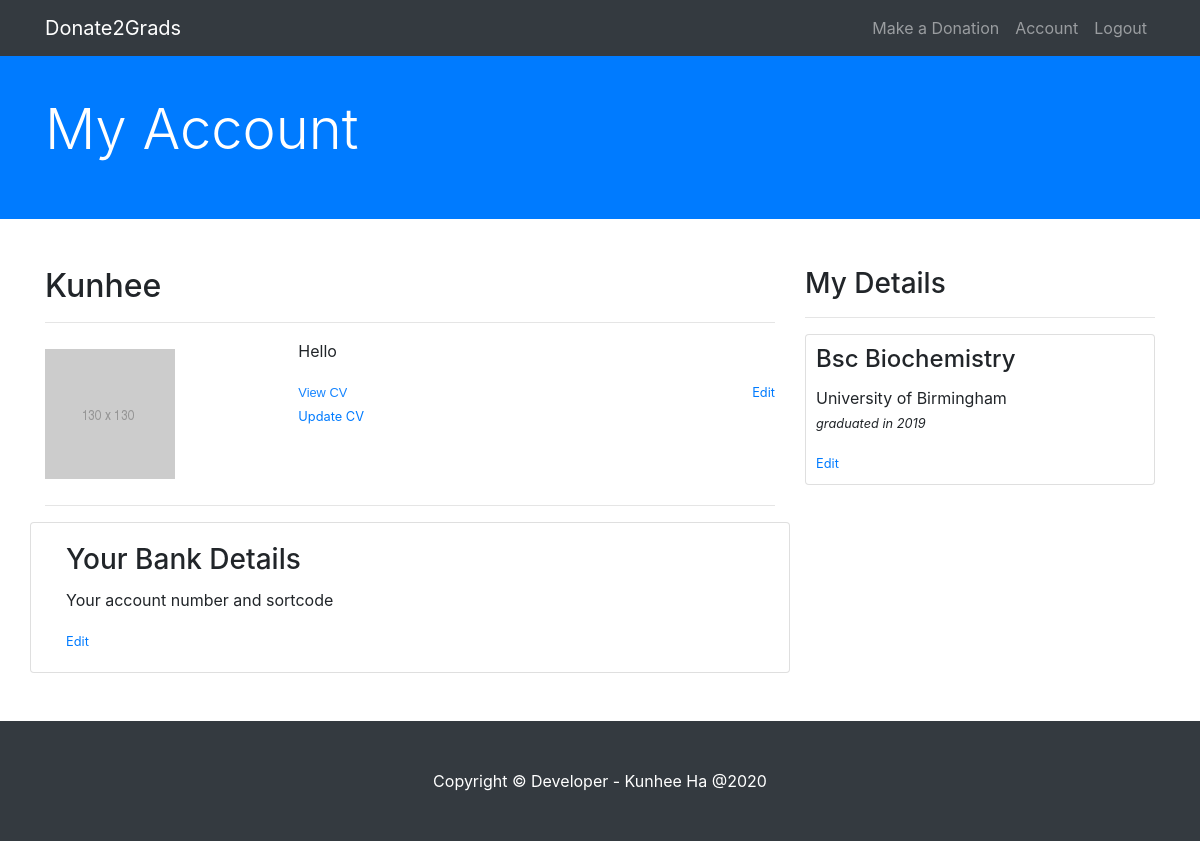
Page /account (signed in) on the earlier database version.
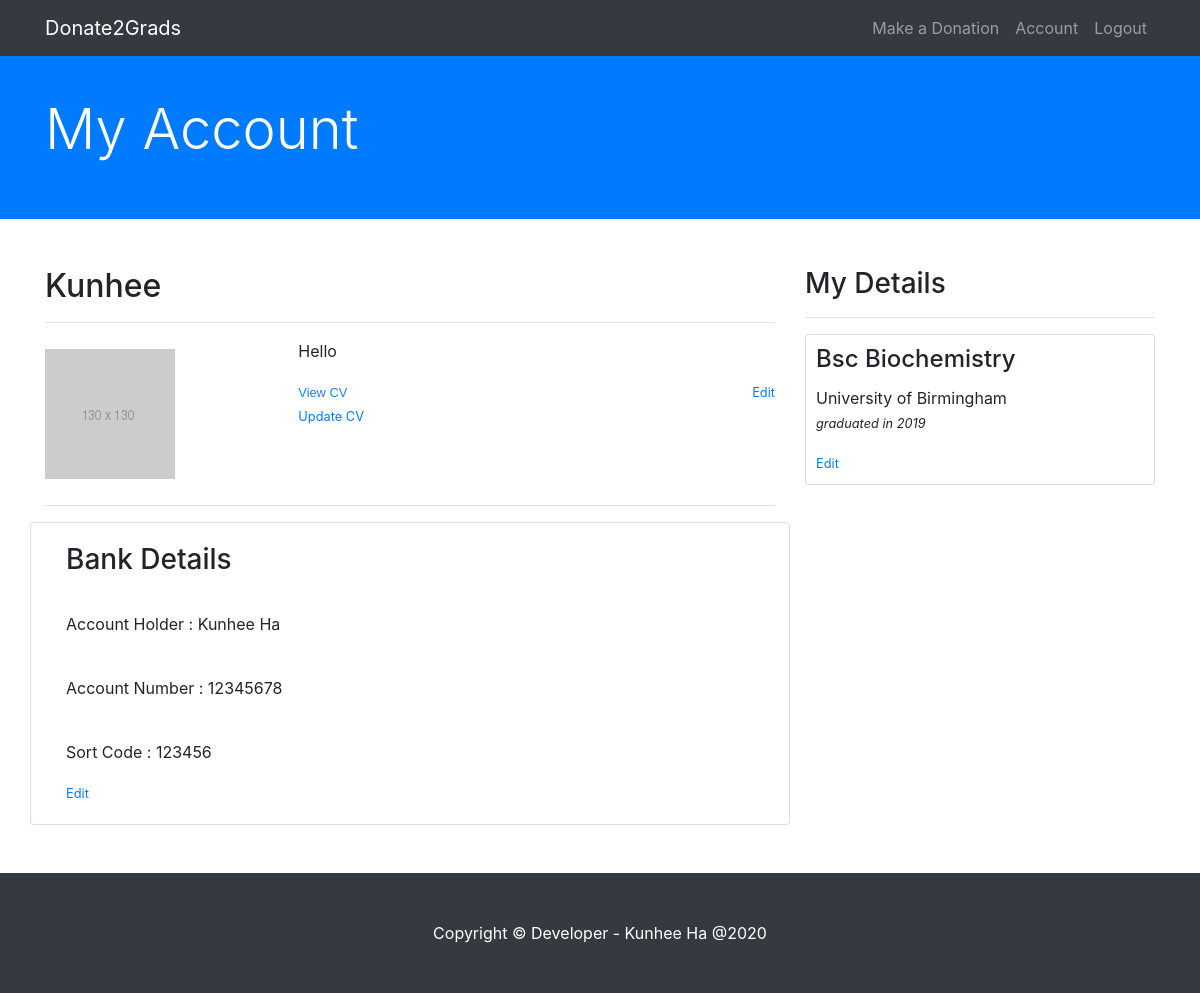
Same page on the later database version.
### donationsite/models.py (models this page shows, shortened)
class User(db.Model, UserMixin):
    __tablename__ = 'user'
    id = db.Column(db.Integer(), primary_key=True)
    name = db.Column(db.String(30), nullable=False)
    email = db.Column(db.String(120), unique=True, nullable=False)
    image_file = db.Column(db.String(20), nullable=False,
                           default='default.jpg')
    password = db.Column(db.String(60), nullable=False)
    cv_file = db.Column(db.String(20), nullable=True)
    goals = db.Column(db.String(240), nullable=True)
    self_desc = db.Column(db.String(240), nullable=True)
    degree = db.relationship('Degree', secondary='user_degree')
    bank_details = db.relationship('Bankdetails', secondary='user_bankdetails')
    roles = db.relationship('Role', secondary='user_roles')

class Degree(db.Model):
    __tablename__ = 'degree'
    id = db.Column(db.Integer(), primary_key=True)
    title = db.Column(db.String(120), nullable=False)
    institution = db.Column(db.String(120), nullable=False)
    grad_year = db.Column(db.String(4), nullable=False)

class Bankdetails(db.Model):
    __tablename__ = 'bankdetails'
    id = db.Column(db.Integer(), primary_key=True)
    account_holder = db.Column(db.String(30), nullable=False)
    account_number = db.Column(db.String(10), unique=True, nullable=False)
    sort_code = db.Column(db.String(10), unique=True, nullable=False)

### donationsite/routes.py (the view, shortened to what this page needs)
@app.route('/account', methods=['GET', 'POST'])
@login_required
def account():
    cvform = AddCVForm()
    imageform = AddImageForm()
    aboutform = AddAboutForm()
    degreeform = AddDegreeForm()
    viewcvform = ViewCVForm()
    if imageform.validate_on_submit():
        if imageform.image_file.data:
            pp = save_image(imageform.image_file.data)
            current_user.image_file = pp
            db.session.commit()
            flash('Your profile photo has been updated', 'success')
    if aboutform.validate_on_submit():
        current_user.self_desc = aboutform.self_desc.data
        db.session.commit()
        flash('Profile updated', 'success')
    elif request.method == 'GET':
        if current_user.self_desc:
            aboutform.self_desc.data = current_user.self_desc
    if degreeform.validate_on_submit():
        degree = Degree(title=degreeform.title.data,
                        institution=degreeform.institution.data, grad_year=degreeform.grad_year.data)
        db.session.add(degree)
        db.session.commit()
        userdegree = Degree.query.filter_by(
            title=degreeform.title.data, institution=degreeform.institution.data, grad_year=degreeform.grad_year.data).first()
        current_user.degree = []
        current_user.degree.append(userdegree)
        db.session.commit()
        flash('Your degree has been updated', 'success')
    elif request.method == 'GET':
        if current_user.degree != []:
            usrdegree = current_user.degree[0]
            degreeform.title.data = usrdegree.title
            degreeform.institution.data = usrdegree.institution
            degreeform.grad_year.data = usrdegree.grad_year
    if viewcvform.validate_on_submit():
        cvgradid = viewcvform.graduate.data
        cvgrad = User.query.filter_by(id=cvgradid).first()
        cvfile = cvgrad.cv_file
        cvfiles = os.path.join(app.root_path, 'static/cvfiles')
        return send_from_directory(directory=cvfiles, filename=cvfile)
    image_file = url_for(
        'static', filename='profilepics/' + current_user.image_file)
    return render_template("account.html", aboutform=aboutform, cvform=cvform, imageform=imageform, degreeform=degreeform, image_file=image_file, viewcvform=viewcvform)

### donationsite/forms.py
class AddCVForm(FlaskForm):
    cv_file = FileField('Add CV', validators=[
                        FileAllowed(['doc', 'docx', 'pdf'])])
    submit = SubmitField('Upload')

class AddImageForm(FlaskForm):
    image_file = FileField('Update Profile Picture', validators=[
                           FileAllowed(['jpg', 'png'])])
    submit = SubmitField('Upload')

### donationsite/models.py (called while the page is built)
@login_manager.user_loader
def load_user(user_id):
    return User.query.get(int(user_id))

### donationsite/templates/account.html (shortened to what this page needs)
{% extends 'base.html' %}
{% block head %}
	<link rel="stylesheet" type="text/css" href="{{ url_for('static', filename='css/account.css') }}">
	<link rel="stylesheet" type="text/css" href="{{ url_for('static', filename='css/jquery.fancybox.min.css') }}">
{% endblock %}
{% block content %}
	<div class="bg-primary py-5 mb-5">
		<div class="container h-100">
			<div class="row h-100 align-items-center">
				<div class="col-lg-12">
					<h2 class="display-4 text-white mt-5 mb-2">My Account</h2>
				</div>
			</div>
		</div>
	</div>
	<div class="container">
		<div class="row">
			<div class="col-md-8 mb-5">
				<h2>{{ current_user.name }}</h2>
				<hr>
				<div class="row">
					<div class="col-md-4 imagediv">
						<a data-fancybox data-src='#addImage' href=""><img src="{{ image_file }}"></a>
					</div>
					<div class="col-md-8">
						<p>{{ current_user.self_desc }}</p>
						<div class="row">
							<div class="col-md-6">
								{% if not current_user.cv_file %}
									<small><a data-fancybox data-src='#addCV' href="">Add CV</a></small>
								{% elif current_user.cv_file %}
									<form method="POST" action="">
										<small>{{ viewcvform.submit(class="looklikelink") }}</small>
										<br>
										<small><a data-fancybox data-src='#addCV' href="">Update CV</a></small>
									</form>
								{% endif %}
							</div>
							<div class="col-md-6 text-right">
								<small><a data-fancybox data-src='#addDesc' href="">Edit</a></small>
							</div>
						</div>
					</div>
				</div>
				<hr>
				<div class="row">
					<div class="col-md-12 card">
						<div class="card-body">
							{% if not current_user.bank_details %}
								<h3 class="card-title">Your Bank Details</h3>
								<p class="card-text">Your account number and sortcode</p>
							{% elif current_user.bank_details %}
								<h3 class="card-title">Bank Details</h3><br>
								<p class="card-text">Account Holder : {{ current_user.bank_details[0].account_holder }}</p><br>
								<p class="card-text">Account Number : {{ current_user.bank_details[0].account_number }}</p><br>
								<p class="card-text">Sort Code : {{ current_user.bank_details[0].sort_code }}</p>
							{% endif %}
							<small><a href="{{ url_for('bankdetails') }}">Edit</a></small>
						</div>
					</div>
				</div>
			</div>
			<div class="col-md-4 mb-5">
				<h3>My Details</h3>
				<hr>
				<div class="row">
					<div class="col-md-12">
						<div class="card degree">
							<div class="card-body">
								{% if not current_user.degree %}
									<h4 class="card-title">Your Degree Title</h4>
									<p class="card-text">Institution<br>Graduated year</p>
								{% elif current_user.degree %}
									<h4 class="card-title">{{ current_user.degree[0].title }}</h4>
									<p class="card-text">{{ current_user.degree[0].institution }}<br><small><i>graduated in {{ current_user.degree[0].grad_year }}</i></small></p>
								{% endif %}
								<small><a data-fancybox data-src='#addDegree' href="">Edit</a></small>
							</div>
						</div>
					</div>
				</div>
			</div>
		</div>
	</div>
{% endblock content %}

### donationsite/templates/base.html (shortened to what this page needs)
<!DOCTYPE html>
<html>
<head>
    <link rel="stylesheet" href="{{ url_for('static', filename='icons/font-awesome-4.7.0/css/font-awesome.min.css') }}">
	<link rel="stylesheet" type="text/css" href="{{ url_for('static', filename='bootstrap/css/bootstrap.min.css') }}">
	{% block head %}{% endblock %}
</head>
<body>
	<header>
		<nav class="navbar navbar-expand-lg navbar-dark bg-dark fixed-top">
			<div class="container">
				<a class="navbar-brand" href="/">Donate2Grads</a>
				<div class="collapse navbar-collapse" id="navbarSupportedContent">
					<ul class="navbar-nav ml-auto">
						<li class="nav-item">
							<a class="nav-link" href="{{ url_for('makedonation') }}">Make a Donation</a>
						</li>
						{% if current_user.is_authenticated %}
						<li class="nav-item">
								<a class="nav-link" href="{{ url_for('account') }}">Account</a>
							</li>
							<li class="nav-item">
								<a class="nav-link" href="{{ url_for('logout') }}">Logout</a>
							</li>
						{% endif %}
					</ul>
				</div>
			</div>
		</nav>
	</header>
	{% block content %}{% endblock %}
	<footer class="py-5 bg-dark">
		<div class="container">
			<p class="m-0 text-center text-white">Copyright &copy; Developer - Kunhee Ha @2020</p>
		</div>
	</footer>
</body>

### donationsite/static/css/account.css (style rules this page uses)
.imagediv { padding: 10px 15px; }
.text-right { text-align: right; }
.degree { padding: 0px; }
.degree .card-body { padding: 10px; }
.looklikelink { background: none!important; border: none; padding: 0!important; font-family: arial, sans-serif; color: #1584FF; cursor: pointer; }

Differences in the rows shown:
added Bankdetails: account_holder "Kunhee Ha", account_number "12345678", sort_code "123456"
Other differences:
text no longer shown: "Your Bank Details Your account number and sortcode"
text now shown: "Bank Details Account Holder : Account Number : Sort Code :"
